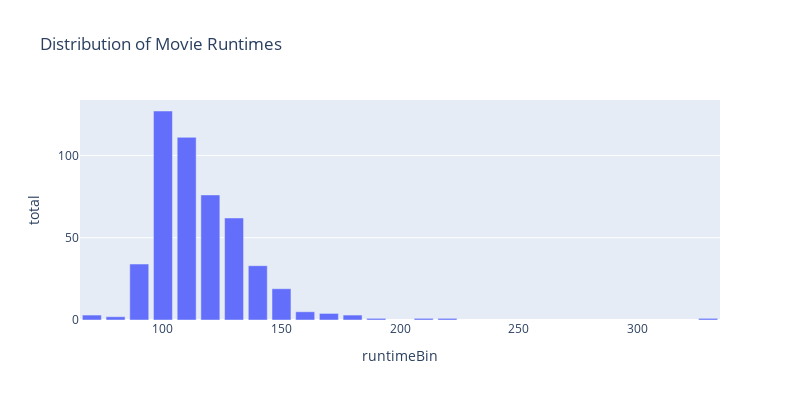

The cell this chart's notebook holds for it:
### Markdown cell above
<br><br>

Let us take a look at the current distribution of movie runtimes.

### Code cell
# Run the cell below; no further action is needed
px.bar(query_q4.DataFrame(), x="runtimeBin", y="total", title="Distribution of Movie Runtimes", width = 800, height = 400)

### Figure 1 — Plotly figure (JSON) as saved in the notebook; plotly's stock layout.template omitted (floating-point values rounded to 4 significant figures)
{"data": [{"alignmentgroup": "True", "hovertemplate": "runtimeBin=%{x}<br>total=%{y}<extra></extra>", "legendgroup": "", "marker": {"color": "#636efa", "pattern": {"shape": ""}}, "name": "", "offsetgroup": "", "orientation": "v", "showlegend": false, "textposition": "auto", "type": "bar", "x": [70, 80, 90, 100, 110, 120, 130, 140, 150, 160, 170, 180, 190, 210, 220, 330], "xaxis": "x", "y": [3, 2, 34, 127, 111, 76, 62, 33, 19, 5, 4, 3, 1, 1, 1, 1], "yaxis": "y"}], "layout": {"barmode": "relative", "height": 400, "legend": {"tracegroupgap": 0}, "title": {"text": "Distribution of Movie Runtimes"}, "width": 800, "xaxis": {"anchor": "y", "domain": [0, 1], "title": {"text": "runtimeBin"}}, "yaxis": {"anchor": "x", "domain": [0, 1], "title": {"text": "total"}}}}
